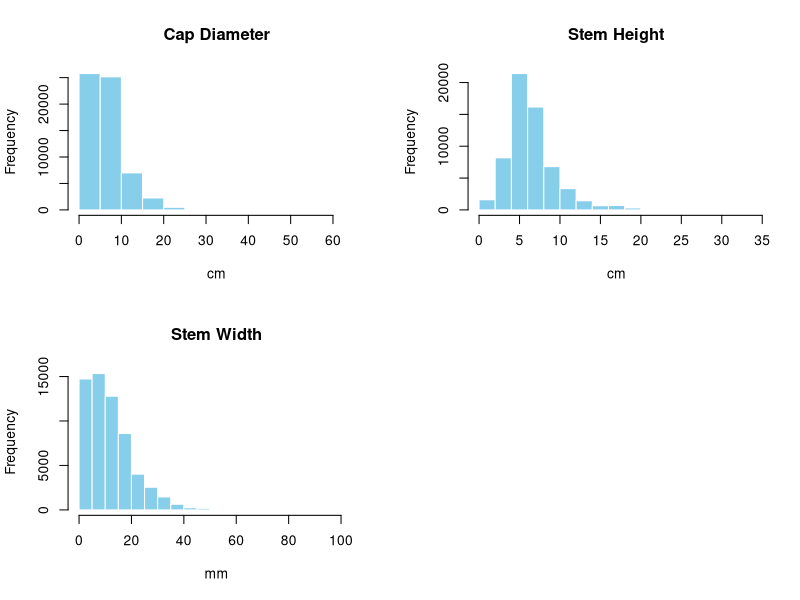
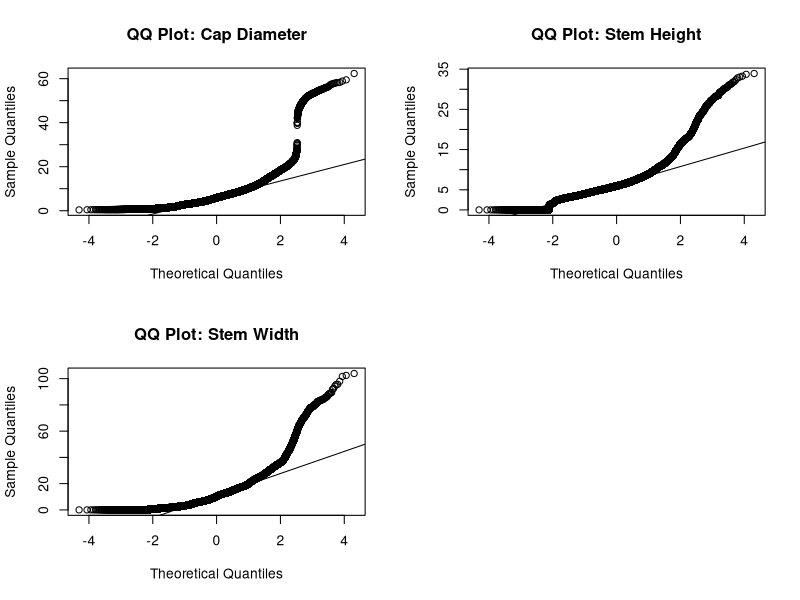
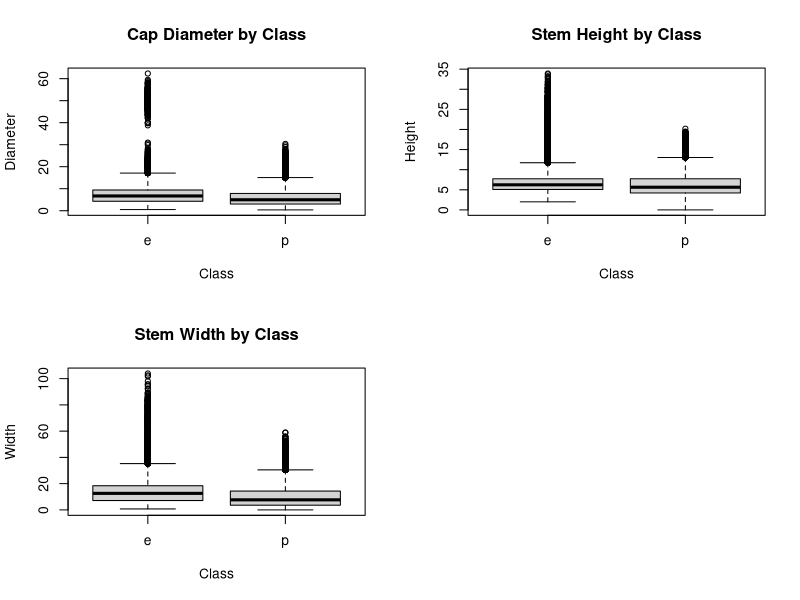
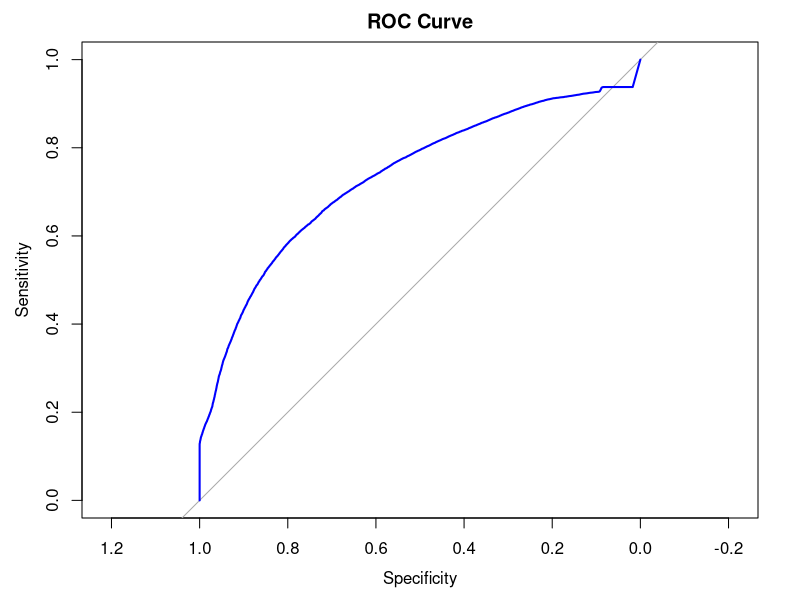

These charts were generated, in order, by the following R code: (Note: a time limit stopped this script after it produced the figures.)
## ---- chunk 1
knitr::opts_chunk$set(echo = TRUE)
## ---- chunk 2
d <- read.csv("mushroom.csv",header=TRUE) 

## ---- chunk 3
#view structure
str(d)
## ---- chunk 4
#view first few rows
head(d)
## ---- chunk 5
#check for NA values
colSums(is.na(d))

# Check for unknown values represented as "?"
sapply(d, function(x) sum(x == "?"))
## ---- chunk 6
summary(d[, sapply(d, is.numeric)])
## ---- chunk 7
# Check which columns are numeric
sapply(d, is.numeric)

## ---- chunk 8
## Convert all character columns to factors
d[sapply(d, is.character)] <- lapply(d[sapply(d, is.character)], factor)

## ---- chunk 9
# Check structure and summary after conversion
str(d)
summary(d)


## ---- chunk 10
# Show variables with blank levels ("")
blank_levels <- sapply(d, function(x) any(levels(x)[levels(x) == ""]))

# Display names of affected variables
names(blank_levels[blank_levels])

## ---- chunk 11
# Replace blank strings "" with NA in factor columns
d[] <- lapply(d, function(x) {
  if (is.character(x) || is.factor(x)) {
    x <- as.character(x)
    x[x == ""] <- NA
    return(as.factor(x))
  } else {
    return(x)
  }
})

## ---- chunk 12
# Count number of missing (now NA) values
colSums(is.na(d))

## ---- chunk 13
# Drop columns with more than 80% missing values
threshold <- 0.8 * nrow(d)
d <- d[, colSums(is.na(d)) <= threshold]

## ---- chunk 14
# Impute with most common level
mode_cap_surface <- names(sort(table(d$cap.surface), decreasing = TRUE))[1]
d$cap.surface[is.na(d$cap.surface)] <- mode_cap_surface

## ---- chunk 15
colSums(is.na(d))
## ---- chunk 16
# Example: Impute gill.attachment
mode_attach <- names(which.max(table(d$gill.attachment)))
d$gill.attachment[is.na(d$gill.attachment)] <- mode_attach

# Example: Impute gill.spacing
mode_spacing <- names(which.max(table(d$gill.spacing)))
d$gill.spacing[is.na(d$gill.spacing)] <- mode_spacing

# Example: Impute stem.surface
mode_surface <- names(which.max(table(d$stem.surface)))
d$stem.surface[is.na(d$stem.surface)] <- mode_surface

# Example: Impute ring.type
mode_ring <- names(which.max(table(d$ring.type)))
d$ring.type[is.na(d$ring.type)] <- mode_ring

## ---- chunk 17
colSums(is.na(d))

## ---- chunk 18
# Frequency tables for selected categorical variables
table(d$class)          # Edibility (Target)
table(d$cap.shape)
table(d$gill.color)
table(d$habitat)
table(d$season)

as.data.frame(table(d$cap.shape))

## ---- chunk 19
par(mfrow = c(2, 2))

hist(d$cap.diameter, main = "Cap Diameter", xlab = "cm", col = "skyblue", border = "white")
hist(d$stem.height, main = "Stem Height", xlab = "cm", col = "skyblue", border = "white")
hist(d$stem.width, main = "Stem Width", xlab = "mm", col = "skyblue", border = "white")

par(mfrow = c(1, 1))  # Reset layout

## ---- chunk 20
par(mfrow = c(2, 2))

qqnorm(d$cap.diameter, main = "QQ Plot: Cap Diameter")
qqline(d$cap.diameter)

qqnorm(d$stem.height, main = "QQ Plot: Stem Height")
qqline(d$stem.height)

qqnorm(d$stem.width, main = "QQ Plot: Stem Width")
qqline(d$stem.width)

par(mfrow = c(1, 1))

## ---- chunk 21
par(mfrow = c(2, 2))

boxplot(cap.diameter ~ class, data = d, main = "Cap Diameter by Class", xlab = "Class", ylab = "Diameter")
boxplot(stem.height ~ class, data = d, main = "Stem Height by Class", xlab = "Class", ylab = "Height")
boxplot(stem.width ~ class, data = d, main = "Stem Width by Class", xlab = "Class", ylab = "Width")

par(mfrow = c(1, 1))

## ---- chunk 22
# Fit logistic regression
model <- glm(class ~ ., family = "binomial", data = d)
summary(model)

## ---- chunk 23
d$prob <- predict(model, newdata = d, type = "response")
d <- d[order(-d$prob), ]
head(d[, c("class", "prob")], 10)

## ---- chunk 24
library(caret)

pred_class <- as.factor(ifelse(d$prob > 0.5, "p", "e"))
confusionMatrix(pred_class, d$class)

## ---- chunk 25
library(pROC)

roc_curve <- roc(d$class ~ d$prob)
plot(roc_curve, col = "blue", main = "ROC Curve")
auc(roc_curve)

## ---- chunk 26

## ---- chunk 27
#stepwise selection
step_model <- step(model, direction = "both")

## ---- chunk 28
summary(step_model)

## ---- chunk 29
d$prob_step <- predict(step_model, type = "response")
pred_class_step <- as.factor(ifelse(d$prob_step > 0.5, "p", "e"))

library(caret)
confusionMatrix(pred_class_step, d$class)

library(pROC)
roc_step <- roc(d$class ~ d$prob_step)
plot(roc_step, col = "darkgreen", main = "ROC Curve - Stepwise Model")
auc(roc_step)

## ---- chunk 30

## ---- chunk 31

## ---- chunk 32
